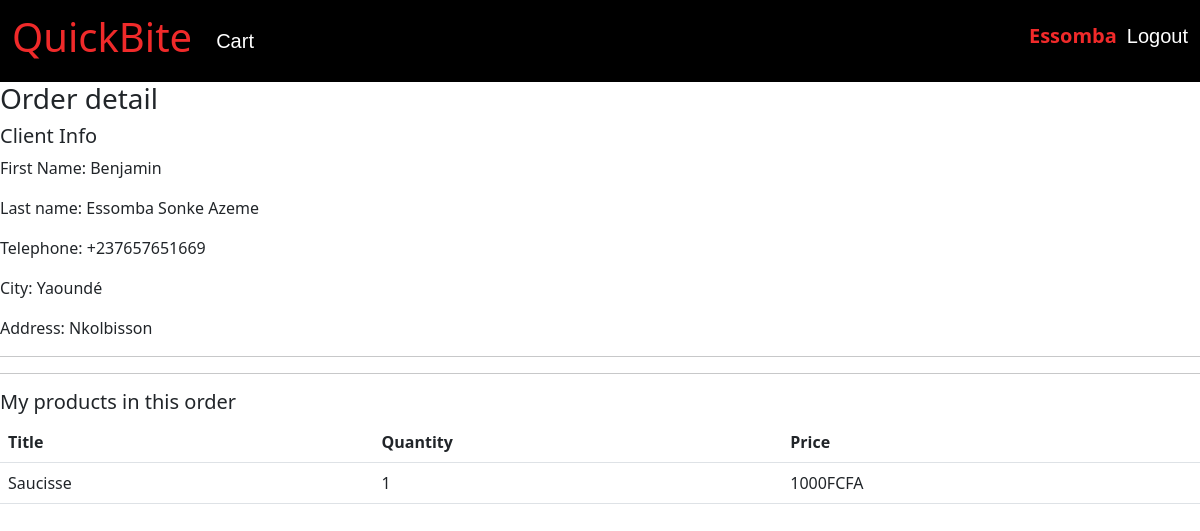
The page /my-store/order-detail/13/ (signed in) on the database its author committed.
### store/models.py (models this page shows, shortened)
class Order(models.Model):
    first_name = models.CharField(max_length=255)
    last_name = models.CharField(max_length=255)
    city = models.CharField(max_length=255)
    address = models.CharField(max_length=255)
    Telephone = models.CharField(max_length=255)
    created_by = models.ForeignKey(User, related_name='orders', on_delete=models.SET_NULL, null=True)
    created_at = models.DateTimeField(auto_now_add=True)

class OrderItem(models.Model):
    order = models.ForeignKey(Order, related_name='items', on_delete=models.CASCADE)
    product = models.ForeignKey(Product, related_name='items', on_delete=models.CASCADE)
    price = models.IntegerField()
    quantity = models.IntegerField(default=1)
    is_performed = models.BooleanField(default=False)
    def get_display_price(self):
        return self.price

class Product(models.Model):
    DRAFT = 'draft'
    WAITING_APPROVAL = 'waitingapproval'
    ACTIVE = 'active'
    DELETED = 'deleted'
    STATUS_CHOICES = (
        (DRAFT, 'Draft'),
        (WAITING_APPROVAL, 'Waiting approval'),
        (ACTIVE, 'Active'),
        (DELETED, 'Deleted'),
    )
    user = models.ForeignKey(User, related_name='products', on_delete=models.CASCADE)
    category = models.ForeignKey(Category, related_name='products', on_delete=models.CASCADE)
    title = models.CharField(max_length=50)
    slug = models.SlugField(max_length=50)
    description = models.TextField(blank=True)
    price = models.IntegerField()
    image = models.ImageField(upload_to='uploads/product_images', blank=True, null=True)
    created_at = models.DateTimeField(auto_now_add=True)
    updated_at = models.DateTimeField(auto_now=True)
    status = models.CharField(max_length=50, choices=STATUS_CHOICES, default=ACTIVE)
    class Meta:
        ordering = ('-created_at',)

### userprofile/views.py (the view)
# urls.py: path('my-store/order-detail/<int:pk>/', views.my_store_order_detail, name='my_store_order_detail'),
@login_required
def my_store_order_detail(request, pk):
    order = get_object_or_404(Order, pk=pk)
    return render(request, 'my_store_order_detail.html', {
        'order': order
    })

### templates/my_store_order_detail.html (shortened to what this page needs)
{% extends 'base.html' %}
{% block content %}
    <h3 class="#">Order detail</h3>
    <div>
        <h5> Client Info</h5>
        <p>First Name:  {{order.first_name}}</p>
        <p>Last name:  {{order.last_name}}</p>
        <p>Telephone:  {{order.Telephone}}</p>
        <p>City:  {{order.city}}</p>
        <p>Address:  {{order.address}}</p>
    </div>
    <hr><hr>
    <h5 class="#">My products in this order</h5>
    <table class="table">
            <thead>
                <tr>
                    <th scope="col">Title</th>
                    <th scope="col">Quantity</th>
                    <th scope="col">Price</th>
                </tr>
            </thead>
        {% for item in order.items.all %}
            {% if item.product.user == request.user %}
            <tbody>
          <tr>
            <td>{{ item.product.title }}</td>
            <td>{{ item.quantity }}</td>
            <td>{{ item.get_display_price }}FCFA</td>
          </tr>
        </tbody>
            {% endif %}
        {% endfor %}
    </table>
{% endblock %}

### templates/nav.html (shortened to what this page needs)
<nav >
    <nav class="navbar sticky-top navbar-expand-lg bg-black">
        <div class="container-fluid">
          <a class="navbar-brand" href="{% url 'home' %}"><h1>QuickBite</h1></a>
          <div class="collapse navbar-collapse" id="navbarSupportedContent">
            <ul class="navbar-nav me-auto mb-2 mb-lg-0">
                {% if request.user.is_authenticated %}
              <li class="nav-item">
              <a class="nav-link" href="{% url 'cart_view' %}">Cart</a>
              </li>
              {% endif %}
            </ul>
            <div style="display: flex; flex-direction: row;">
              {% if request.user.is_authenticated %}
              <p style="color: #F02A2A; margin-right: 10px; font-size: 20px; font-weight: 600;"> {{ user.username}}</p>
              <p><a class="nav-link" href="{% url 'logout' %}">  Logout</a></p>
              {% endif %}
            </div>
          </div>
        </div>
      </nav>
</nav>

### static/test.css (style rules this page uses)
p { margin-top: 5px; }
a { text-decoration: none; }
.nav-link { color: white; font-size: 20px; font-family: Arial, Helvetica, sans-serif; }
.navbar-brand { color: #F02A2A; }

### rows shown on the page
Order: first_name "Benjamin", last_name "Essomba Sonke Azeme", Telephone "+237657651669", city "Yaoundé", address "Nkolbisson"
OrderItem: product "Saucisse", quantity "1", get_display_price "1000"

### other values the page prints
{{ user.username }} "Essomba"
